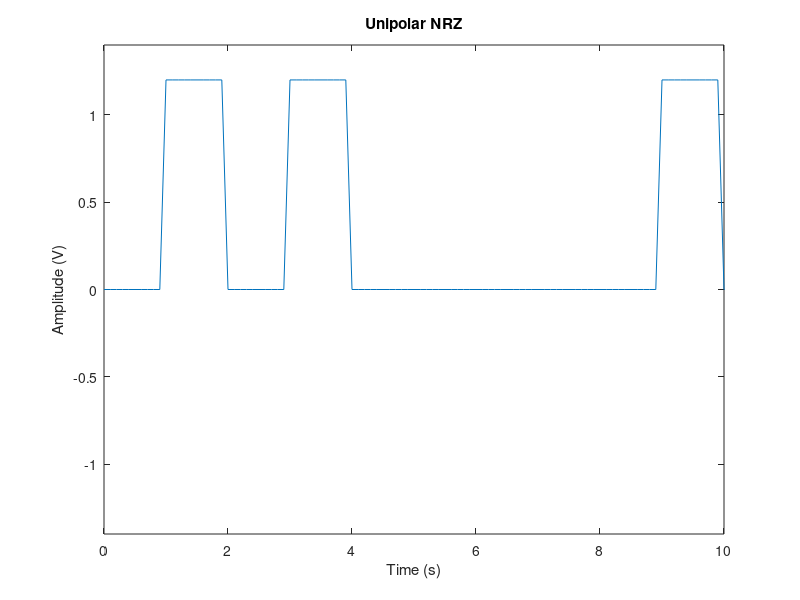
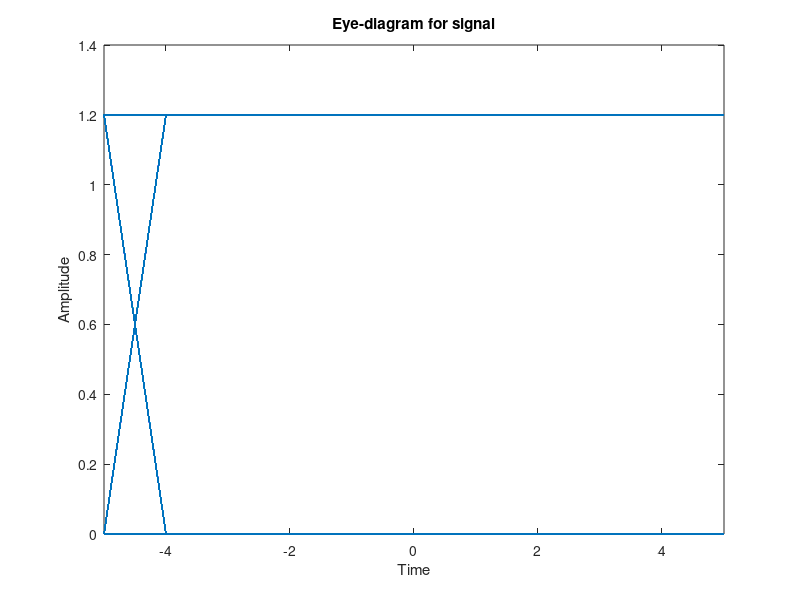

MATLAB code to generate these figures, in order: (Note: this script raises an error after producing the figures.)
clc;clear;
%%%Set all variables

bitstream_length = 10000;       % Set the length of the bit stream
ts = 0.1;   % Set time samling
fs=1/ts;
t=0:ts:bitstream_length-ts;     % Set time vector
returnzero=repmat(repelem([1 0],1/(2*ts)),1,bitstream_length); % Set vector for RZ

%define eyediagram variables
n = 10;
period = 10;
offset = 6;

%define variables for the plot borders
%in case you want plot 10 bits set x_border to 10
%in case you want plot 10000 bits set x_border to 10000

x_border = 10;


%define frequency axis for power spectral
f = linspace(-fs/2,fs/2,bitstream_length*fs);

% generate 10 random values for sigma between 0 and 1.2
%sigma = rand(1, 10) * 1.2;
sigma = linspace(0,1.2,10);
%noise = sigma.*randn(1,length(bitstream_length));
% Generate a random bit stream
bitstream = randi([0,1], 1, bitstream_length);
%%%%%%%%%%%%%%%%%%%%%%%%%%%%%%%%%%%%%%%%%%%%%%%%%%%%%%%%%%%%%%%%%%%%%%%%%%%%%%
% Modified code to generate Unipolar NRZ/RZ with amplitude range from 0 to 1.2
ip = 1.2;
neg_ip = 0;
Unipolar=zeros(1,bitstream_length);

for i = 1:bitstream_length
    if bitstream(i) == 1
        Unipolar(i) = ip;
    else
        Unipolar(i) = neg_ip;
    end
end
%%%%%%%%%%%%%%%%%%%%%%%%%%%%%%%%%%%%%%
%generate the Unipolar NRZ and plot it
UnipolarNRZ = repelem(Unipolar, 1/ts);
figure
plot(t, UnipolarNRZ);
axis([0 bitstream_length+1 -(ip+0.2) (ip+0.2)]);
xlabel('Time (s)');
ylabel('Amplitude (V)');
title('Unipolar NRZ');
xlim([0 x_border])
ylim([-1.4 1.4])
%%%%%%%%%%%%%%%%%%%%%%%%%%%%%%%%%%%%%%
%Creating Eye diagram
eyediagram(UnipolarNRZ,n,period,offset);
set(gcf, 'Name', 'Eye Diagram for Ideal Unipolar NRZ');
%%%%%%%%%%%%%%%%%%%%%%%%%%%%%%%%%%%%%%
%plot power spectral
y_fft_mag_squared= Power_spectral(UnipolarNRZ);

% Plot the spectrum
figure;
plot(f, y_fft_mag_squared);
xlabel('Normalized frequency (cycles/sample)');
ylabel('Power');
title('Power Spectral Density');

xlim([-5.00 5.00])
ylim([0.000000 0.000333])

%%%%%%%%%%%%%%%%%%%%%%%%%%%%%%%%%%%%%%
%Set Decesion device for Unipolar NRZ and check BER befor and after adding
%noise

% Initialize the received bitstream
received_bitstream = zeros(1, bitstream_length);

% Set the threshold value
threshold = 0.6;

% Decision device before adding noise
for i = 1:length(UnipolarNRZ)
    if rem((i-1),10)==0
        if UnipolarNRZ(i)>threshold
           received_bitstream((i+9)/10)=1;
        else
            received_bitstream((i+9)/10)=0;
        end
    end
end

% Compare with the transmitted bitstream and count errors
num_errors = sum(bitstream ~= received_bitstream);

% Calculate bit error rate (BER) before adding noise
BER = num_errors/bitstream_length;

disp(['Bit Error Rate before adding noise for Unipolar_NRZ (BER): ' num2str(BER)]);

BER_Unipolar_NRZ =  Bit_Error_rate(UnipolarNRZ,sigma,bitstream,bitstream_length,t,threshold);
%%%%%%%%%%%%%%%%%%%%%%%%%%%%%%%%%%%%%%
%generate the Unipolar RZ and plot it
UnipolarRZ =UnipolarNRZ.*returnzero;
%t=0:ts:bitstream_length-ts;
figure;
plot(t, UnipolarRZ);
axis([0 bitstream_length+1 -(ip+0.2) (ip+0.2)]);
xlabel('Time (s)');
ylabel('Amplitude (V)');
title('Unipolar RZ');
xlim([0 x_border])
ylim([-1.4 1.4])
%%%%%%%%%%%%%%%%%%%%%%%%%%%%%%%%%%%%%%
%%Creating Eye diagram%%
eyediagram(UnipolarRZ,n,period,offset);
set(gcf, 'Name', 'Eye Diagram for Ideal Unipolar RZ');
%%%%%%%%%%%%%%%%%%%%%%%%%%%%%%%%%%%%%%
%plot power spectral
y_fft_mag_squared= Power_spectral(UnipolarRZ);

% Plot the spectrum
figure;
plot(f, y_fft_mag_squared);
xlabel('Normalized frequency (cycles/sample)');
ylabel('Power');
title('Power Spectral Density');

xlim([-5.00 5.00])
ylim([0.0000000 0.0000804])

%%%%%%%%%%%%%%%%%%%%%%%%%%%%%%%%%%%%%%%%%%%%%%%%%%%%%%%%%%%%%%%%%%%%%%%%%%%%%%
%Set Decesion device for Unipolar RZ and check BER befor and after adding
%noise

% Initialize the received bitstream
received_bitstream = zeros(1, bitstream_length);

% Set the threshold value
threshold = 0.6;

% Decision device before adding noise
for i = 1:length(UnipolarRZ)
    if rem((i-1),10)==0
        if UnipolarRZ(i)>threshold
           received_bitstream((i+9)/10)=1;
        else
            received_bitstream((i+9)/10)=0;
        end
    end
end

% Compare with the transmitted bitstream and count errors
num_errors = sum(bitstream ~= received_bitstream);

% Calculate bit error rate (BER) before adding noise
BER = num_errors/bitstream_length;

disp(['Bit Error Rate before adding noise for Unipolar_RZ (BER): ' num2str(BER)]);

BER_Unipolar_RZ =  Bit_Error_rate(UnipolarRZ,sigma,bitstream,bitstream_length,t,threshold);
%%%%%%%%%%%%%%%%%%%%%%%%%%%%%%%%%%%%%%
% Modified code to generate polar NRZ/RZ with amplitude range from -1.2 to 1.2
ip = 1.2;
neg_ip = -1.2;
polar=zeros(1,bitstream_length);
for i = 1:bitstream_length
    if bitstream(i) == 1
        polar(i) = ip;
    else
        polar(i) = neg_ip;
    end
end
%%%%%%%%%%%%%%%%%%%%%%%%%%%%%%%%%%%%%%
%generate the polar NRZ and plot it
polarNRZ = repelem(polar, 1/ts);
figure;
plot(t, polarNRZ);
axis([0 bitstream_length+1 -(ip+0.2) (ip+0.2)]);
xlabel('Time (s)');
ylabel('Amplitude (V)');
title('polar NRZ');
xlim([0 x_border])
ylim([-1.4 1.4])
%%%%%%%%%%%%%%%%%%%%%%%%%%%%%%%%%%%%%%
%Creating Eye diagram
eyediagram(polarNRZ,n,period,offset);
set(gcf, 'Name', 'Eye Diagram for Ideal polar NRZ');
%%%%%%%%%%%%%%%%%%%%%%%%%%%%%%%%%%%%%%
%plot power spectral
y_fft_mag_squared= Power_spectral(polarNRZ);
% Plot the spectrum
figure;
plot(f, y_fft_mag_squared);
xlabel('Normalized frequency (cycles/sample)');
ylabel('Power');
title('Power Spectral Density');
%%%%%%%%%%%%%%%%%%%%%%%%%%%%%%%%%%%%%%
%Set Decesion device for Polar NRZ and check BER befor and after adding
%noise

% Initialize the received bitstream
received_bitstream = zeros(1, bitstream_length);

% Set the threshold value
threshold = 0;

% Decision device before adding noise
for i = 1:length(polarNRZ)
    if rem((i-1),10)==0
        if polarNRZ(i)>threshold
           received_bitstream((i+9)/10)=1;
        else
            received_bitstream((i+9)/10)=0;
        end
    end
end

% Compare with the transmitted bitstream and count errors
num_errors = sum(bitstream ~= received_bitstream);

% Calculate bit error rate (BER) before adding noise
BER = num_errors/bitstream_length;

disp(['Bit Error Rate before adding noise for Polar_NRZ (BER): ' num2str(BER)]);

BER_Polar_NRZ =  Bit_Error_rate(polarNRZ,sigma,bitstream,bitstream_length,t,threshold);
%%%%%%%%%%%%%%%%%%%%%%%%%%%%%%%%%%%%%%
%generate the polar RZ and plot it
polarRZ =polarNRZ.*returnzero;
figure;
plot(t, polarRZ);
axis([0 bitstream_length+1 -(ip+0.2) (ip+0.2)]);
xlabel('Time (s)');
ylabel('Amplitude (V)');
title('polar RZ');
xlim([0 x_border])
ylim([-1.4 1.4])
%%%%%%%%%%%%%%%%%%%%%%%%%%%%%%%%%%%%%%
%Creating Eye diagram
eyediagram(polarRZ,n,period,offset);
set(gcf, 'Name', 'Eye Diagram for Ideal polar RZ');
%%%%%%%%%%%%%%%%%%%%%%%%%%%%%%%%%%%%%%
%plot power spectral
y_fft_mag_squared = Power_spectral(polarRZ);

% Plot the spectrum
figure;
plot(f, y_fft_mag_squared);
xlabel('Normalized frequency (cycles/sample)');
ylabel('Power');
title('Power Spectral Density');
%%%%%%%%%%%%%%%%%%%%%%%%%%%%%%%%%%%%%%%%%%%%%%%%%%%%%%%%%%%%%%%%%%%%%%%%%%%%%%
%Set Decesion device for Polar RZ and check BER befor and after adding
%noise

% Initialize the received bitstream
received_bitstream = zeros(1, bitstream_length);

% Set the threshold value
threshold = 0;

% Decision device before adding noise to signal
for i = 1:length(polarRZ)
    if rem((i-1),10)==0
        if polarRZ(i)>threshold
           received_bitstream((i+9)/10)=1;
        else
            received_bitstream((i+9)/10)=0;
        end
    end
end

% Compare with the transmitted bitstream and count errors
num_errors = sum(bitstream ~= received_bitstream);

% Calculate bit error rate (BER) before adding noise
BER = num_errors/bitstream_length;

disp(['Bit Error Rate before adding noise for Polar_RZ (BER): ' num2str(BER)]);



BER_Polar_RZ =  Bit_Error_rate(polarRZ,sigma,bitstream,bitstream_length,t,threshold);
% Modified code to generate Bipolar NRZ/RZ with amplitude range from -1.2 to 1.2
ip = 1.2;
neg_ip = 0;
Bipolar=zeros(1,bitstream_length);

for i = 1:bitstream_length
    if bitstream(i) == 1
        Bipolar(i) = ip;
        ip=-1*ip;
    else
        Bipolar(i) = neg_ip;
    end
end
%%%%%%%%%%%%%%%%%%%%%%%%%%%%%%%%%%%%%%
%generate the bipolar NRZ and plot it
BipolarNRZ = repelem(Bipolar, 1/ts);
figure;
plot(t, BipolarNRZ);
xlabel('Time (s)');
ylabel('Amplitude (V)');
title('Bipolar NRZ');
xlim([0 x_border])
ylim([-1.4 1.4])
%%%%%%%%%%%%%%%%%%%%%%%%%%%%%%%%%%%%%%
%Creating Eye diagram
eyediagram(BipolarNRZ,n,period,offset);
set(gcf, 'Name', 'Eye Diagram for Ideal Bipolar NRZ');
%%%%%%%%%%%%%%%%%%%%%%%%%%%%%%%%%%%%%%
%plot power spectral
y_fft_mag_squared = Power_spectral(BipolarNRZ);

% Plot the spectrum
figure;
plot(f, y_fft_mag_squared);
xlabel('Normalized frequency (cycles/sample)');
ylabel('Power');
title('Power Spectral Density');
%%%%%%%%%%%%%%%%%%%%%%%%%%%%%%%%%%%%%%
%Set Decesion device for Bipolar NRZ and check BER befor and after adding
%noise

% Initialize the received bitstream
received_bitstream = zeros(1, bitstream_length);

% Set the threshold value
threshold_1 =0.6;
threshold_2 =-0.6;

% Decision device before adding noise to the signal
for i = 1:length(BipolarNRZ)
    if rem((i-1),10)==0
        if BipolarNRZ(i)>threshold_1 || BipolarNRZ(i)<threshold_2
           received_bitstream((i+9)/10)=1;
        else
            received_bitstream((i+9)/10)=0;
        end
    end
end

% Compare with the transmitted bitstream and count errors
num_errors = sum(bitstream ~= received_bitstream);

% Calculate bit error rate (BER) before adding noise
BER = num_errors/bitstream_length;

disp(['Bit Error Rate before adding noise for Bipolar_NRZ (BER): ' num2str(BER)]);
BER_Bipolar_NRZ =  Bit_Error_rate(BipolarNRZ,sigma,bitstream,bitstream_length,t,threshold_1,threshold_2);
%%%%%%%%%%%%%%%%%%%%%%%%%%%%%%%%%%%%%%
%generate the Bipolar RZ and plot it
BipolarRZ =BipolarNRZ.*returnzero;
figure;
plot(t, BipolarRZ);
xlabel('Time (s)');
ylabel('Amplitude (V)')
title('Bipolar RZ');
xlim([0 x_border])
ylim([-1.4 1.4])
%%%%%%%%%%%%%%%%%%%%%%%%%%%%%%%%%%%%%%
%Creating Eye diagram
eyediagram(BipolarRZ,n,period,offset);
set(gcf, 'Name', 'Eye Diagram for Ideal Bipolar RZ');
%%%%%%%%%%%%%%%%%%%%%%%%%%%%%%%%%%%%%%
%plot power spectral
y_fft_mag_squared = Power_spectral(BipolarRZ);

% Plot the spectrum
figure;
plot(f, y_fft_mag_squared);
xlabel('Normalized frequency (cycles/sample)');
ylabel('Power');
title('Power Spectral Density');
%%%%%%%%%%%%%%%%%%%%%%%%%%%%%%%%%%%%%%
%Set Decesion device for Bipolar RZ and check BER befor and after adding
%noise

% Initialize the received bitstream
received_bitstream = zeros(1, bitstream_length);

% Set the threshold value
threshold_1 =0.6;
threshold_2 =-0.6;

% Decision device before adding noise to the signal
for i = 1:length(BipolarRZ)
    if rem((i-1),10)==0
        if BipolarRZ(i)>threshold_1 || BipolarRZ(i)<threshold_2
           received_bitstream((i+9)/10)=1;
        else
            received_bitstream((i+9)/10)=0;
        end
    end
end

% Compare with the transmitted bitstream and count errors
num_errors = sum(bitstream ~= received_bitstream);

% Calculate bit error rate (BER) before adding noise
BER = num_errors/bitstream_length;

disp(['Bit Error Rate before adding noise for Bipolar_RZ (BER): ' num2str(BER)]);

BER_Bipolar_RZ =  Bit_Error_rate(BipolarRZ,sigma,bitstream,bitstream_length,t,threshold_1,threshold_2);
%%%%%%%%%%%%%%%%%%%%%%%%%%%%%%%%%%%%%%%%%%%%%%%%%%%%%%%%
% Modified code to generate Manchester with amplitude range from -1.2 to 1.2
ip = 1.2;
neg_ip = -1.2;
Manchester=zeros(1,bitstream_length);
for i = 1:bitstream_length
    if bitstream(i) == 1
        Manchester(i) = ip;
    else
        Manchester(i) = neg_ip;
    end
end
%%%%%%%%%%%%%%%%%%%%%%%%%%%%%%%%%%%%%%
%generate the Manchester and plot it
Manchesterout=[];
one=repelem([1.2,-1.2],1/(2*ts));
zero=repelem([-1.2,1.2],1/(2*ts));
for i=1:bitstream_length
if Manchester(i)>0.6
Manchesterout=[Manchesterout one];
else
Manchesterout=[Manchesterout zero];
end
end
figure
plot(t, Manchesterout);
xlabel('Time (s)');
ylabel('Amplitude (V)');
title('Manchester');
xlim([0 x_border])
ylim([-1.4 1.4])
%%%%%%%%%%%%%%%%%%%%%%%%%%%%%%%%%%%%%%
%Creating Eye diagram
eyediagram(Manchesterout,n,period,offset);
set(gcf, 'Name', 'Eye Diagram for Ideal Manchester');
%%%%%%%%%%%%%%%%%%%%%%%%%%%%%%%%%%%%%%
%plot power spectral
y_fft_mag_squared = Power_spectral(Manchesterout);

% Plot the spectrum
figure;
plot(f, y_fft_mag_squared);
xlabel('Normalized frequency (cycles/sample)');
ylabel('Power');
title('Power Spectral Density');
%%%%%%%%%%%%%%%%%%%%%%%%%%%%%%%%%%%%%%
%Set Decesion device for Manchester and check BER befor and after adding
%noise

% Initialize the received bitstream
received_bitstream = zeros(1, bitstream_length);

% Set the threshold value
threshold = 0;

% Decision device before adding noise to signal
for i = 1:length(Manchesterout)
    if rem((i-1),10)==0
        if Manchesterout(i)>threshold
           received_bitstream((i+9)/10)=1;
        else
            received_bitstream((i+9)/10)=0;
        end
    end

end

% Compare with the transmitted bitstream and count errors
num_errors = sum(bitstream ~= received_bitstream);

% Calculate bit error rate (BER) before adding noise
BER = num_errors/bitstream_length;

disp(['Bit Error Rate before adding noise for Manchester (BER): ' num2str(BER)]);

BER_Manchesterout =  Bit_Error_rate(Manchesterout,sigma,bitstream,bitstream_length,t,threshold);

%%%%%%%%%%%%%%%%%%%%%%%%%%%%%%%%%%%%%%%%%%%%%%%%%%%%%%%%%%%%%
% plotting BERs with sigma

% with smoothing curves

smoothed_BER_Manchesterout = movmean(BER_Manchesterout,3);
smoothed_BER_Bipolar_RZ = movmean(BER_Bipolar_RZ,3);
smoothed_BER_Bipolar_NRZ = movmean(BER_Bipolar_NRZ,3);
smoothed_BER_Polar_RZ = movmean(BER_Polar_RZ,3);
smoothed_BER_Polar_NRZ = movmean(BER_Polar_NRZ,3);
smoothed_BER_Unipolar_RZ = movmean(BER_Unipolar_RZ,3);
smoothed_BER_Unipolar_NRZ = movmean(BER_Unipolar_NRZ,3);
figure
semilogy(sigma,smoothed_BER_Manchesterout)
hold on
semilogy(sigma,smoothed_BER_Bipolar_RZ)
semilogy(sigma,smoothed_BER_Bipolar_NRZ)
semilogy(sigma,smoothed_BER_Polar_RZ)
semilogy(sigma,smoothed_BER_Polar_NRZ)
semilogy(sigma,smoothed_BER_Unipolar_RZ)
semilogy(sigma,smoothed_BER_Unipolar_NRZ)
legend('Manchester Out', 'Bipolar RZ', 'Bipolar NRZ', 'Polar RZ', 'Polar NRZ', 'Unipolar RZ', 'Unipolar NRZ','Location','southeast')

grid on
title('BER versus Sigma')
xlabel('Sigma')
ylabel('BER')


% without smoothing the curve
%{
semilogy(sigma,BER_Manchesterout)
hold on
semilogy(sigma,BER_Bipolar_RZ)
semilogy(sigma,BER_Bipolar_NRZ)
semilogy(sigma,BER_Polar_RZ)
semilogy(sigma,BER_Polar_NRZ)
semilogy(sigma,BER_Unipolar_RZ)
semilogy(sigma,BER_Unipolar_NRZ)
legend('Manchester Out', 'Bipolar RZ', 'Bipolar NRZ', 'Polar RZ', 'Polar NRZ', 'Unipolar RZ', 'Unipolar NRZ','Location','southeast')
%}
%Bonus part
%  adding noise  and counting the number of errors for the bits
for i=1:10
threshold_1=0.9;
threshold_2=-0.9;
noise = sigma(i)*randn(1,length(t));
BipolarRZ_noise = noise + BipolarRZ ;

%taking the average value for the noise ber 10 bits
BipolarRZ_noise_average=zeros(1,length(BipolarRZ_noise));
for q=1:bitstream_length
BipolarRZ_noise_average(10*(q-1)+1:10*(q-1)+5)=mean(BipolarRZ_noise(10*(q-1)+1:10*(q-1)+5));
end
 errors = 0;
last_one=-1.2;
 for j = 1:length(BipolarRZ_noise_average)-11
  if rem((j-1),10)==0
        if BipolarRZ_noise_average(j) > threshold_1 && last_one== 1.2
        errors = errors + 1;
        last_one=1.2;
        elseif BipolarRZ_noise_average(j) >threshold_1  && last_one== -1.2
        last_one=1.2;
        elseif BipolarRZ_noise_average(j) < threshold_2 && last_one== -1.2
        errors = errors + 1;
        last_one=-1.2;
        elseif BipolarRZ_noise_average(j) < threshold_2 && last_one== 1.2
        last_one=-1.2;

       end
  end
end
disp(['Number of Errors out of Sigma' num2str(i)]);
disp([' = ' num2str(errors)]);
%%%%%%%%%%%%%%%%%%%%%%%%%%%%%%%%%%%%%%%%%
% plot the Bipolar RZ with the noise after the detection
figure
    subplot(2,2,1)
    plot(t, BipolarRZ_noise_average);
    xlabel('Time (s)');
    ylabel('Amplitude (V)')
    title('Bipolar RZ with noise ');
    xlim([0 10]);
    ylim([-3 3]);
%%%%%%%%%%%%%%%%%%%%%%%%%%%%%%%%%%%%%%%%%
 % plot the Bipolar RZ without noise after the detection
    subplot(2,2,2)
    plot(t, BipolarRZ);
    xlabel('Time (s)');
    ylabel('Amplitude (V)')
    title('Bipolar RZ without noise ');
    xlim([0 10]);
    ylim([-3 3]);
%%%%%%%%%%%%%%%%%%%%%%%%%%%%%%%%%%%%%%%%%
 % plot the Streamof bits at start
 output_signal = repelem(bitstream, 1/ts);
    subplot(2,2,3)
    plot(t, output_signal);
    xlabel('Time (s)');
    ylabel('Amplitude (V)')
    title('The stream of bits at start ');
    xlim([0 10]);
    ylim([-3 3]);
%%%%%%%%%%%%%%%%%%%%%%%%%%%%%%%%%%%%%%%%%
% Decision device after adding noise to the signal
threshold_1 =0.9;
threshold_2 =-0.9;
for ii = 1:length(BipolarRZ_noise_average)
    if rem((ii-1),10)==0
        if BipolarRZ_noise_average(ii)>threshold_1 ||  BipolarRZ_noise_average(ii)<threshold_2
           received_bitstream((ii+9)/10)=1;
        else
            received_bitstream((ii+9)/10)=0;
        end
    end
end
%%%%%%%%%%%%%%%%%%%%%%%%%%%%%%%%%%%%%%%%%
 % Decision Decive to detect the BIpolar RZ with noise
 received_signal = repelem(received_bitstream, 1/ts);
    subplot(2,2,4)
    plot(t,received_signal);
    xlabel('Time (s)');
    ylabel('Amplitude (V)')
    title('The stream of bits recived ');
    xlim([0 10]);
    ylim([-3 3]);
end